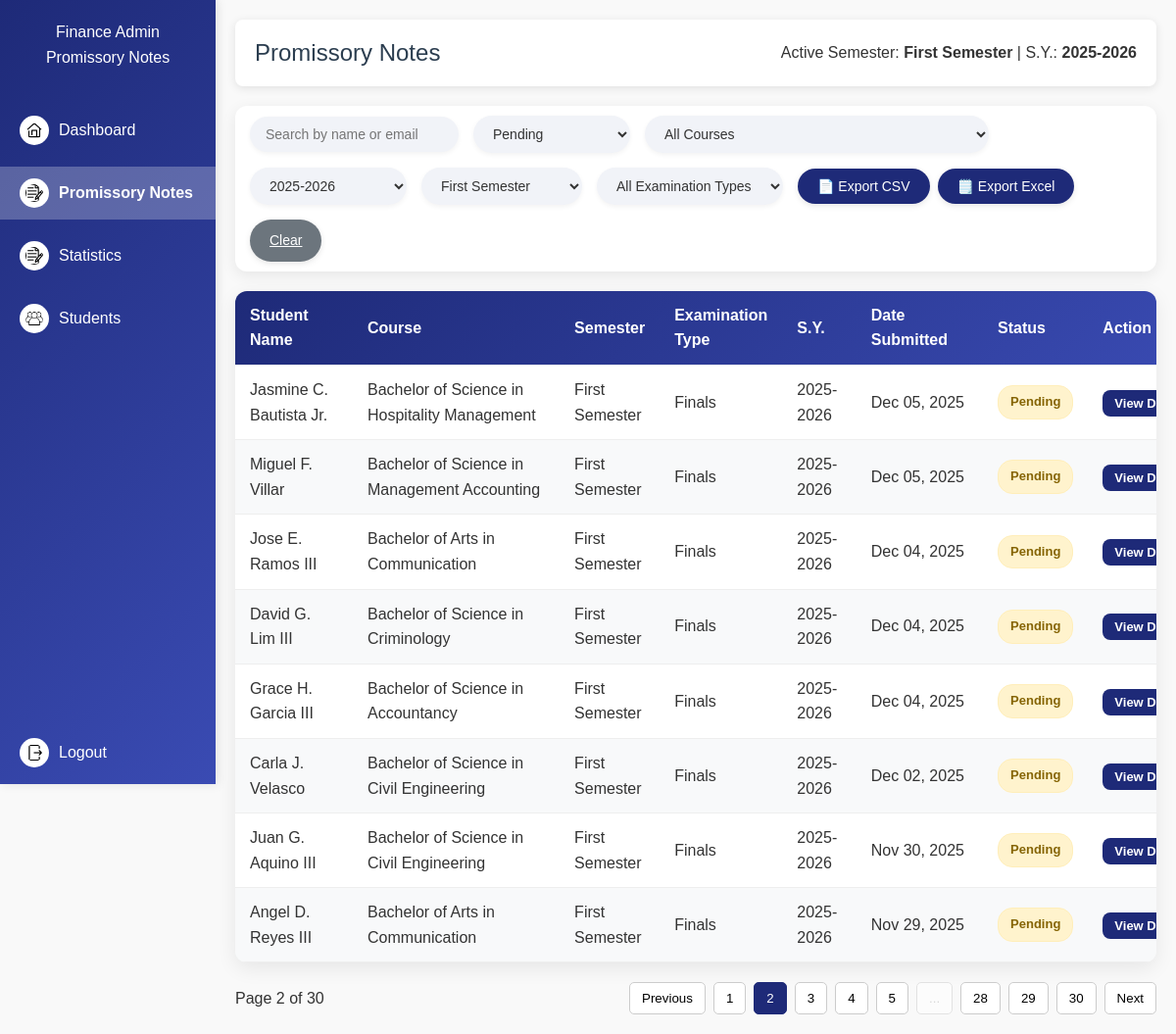
Page /finance/promissory-notes?page=2&search=&status=Pending&semester=First+Semester&semester_type=&school_year=2025-2026 (signed in) on the earlier database version.
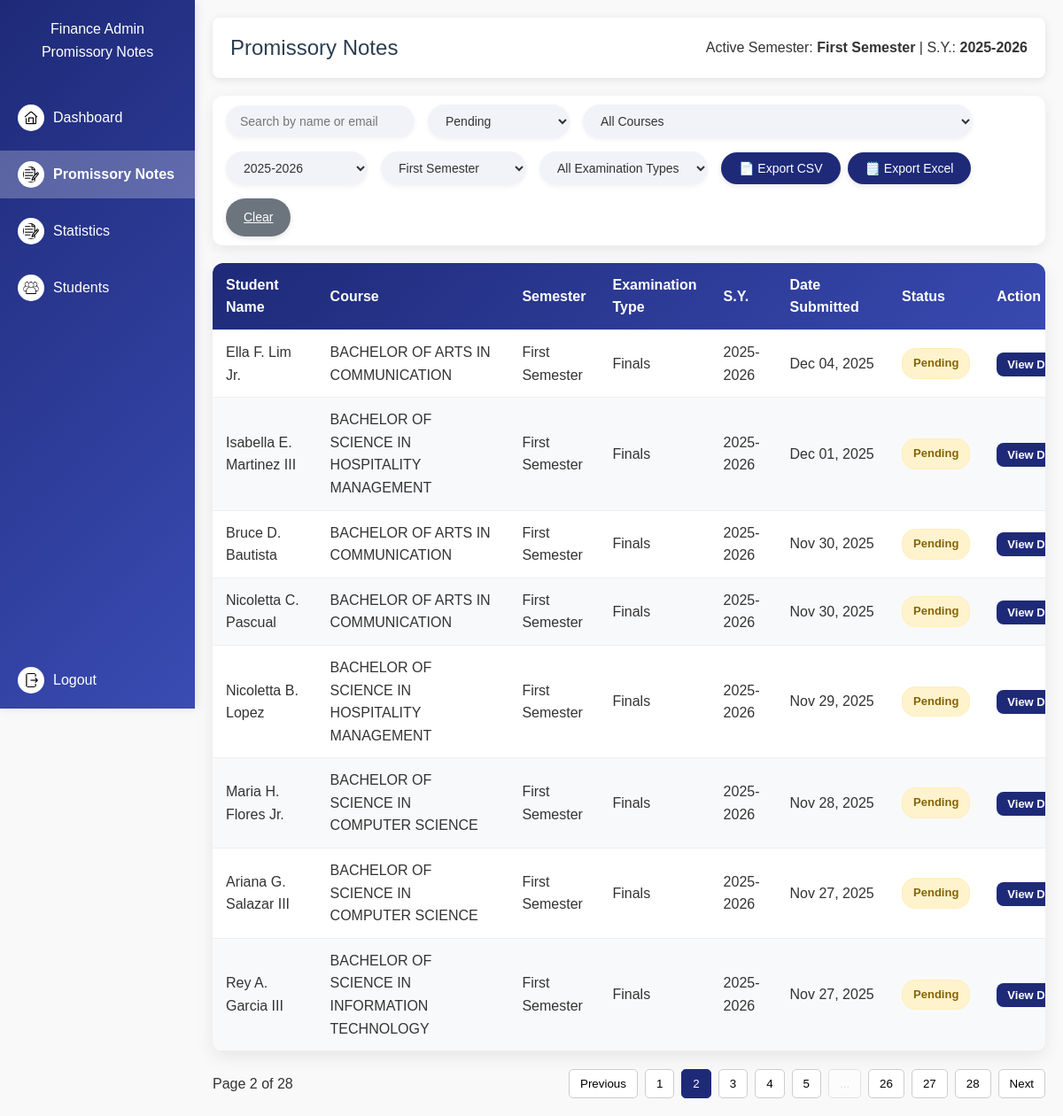
Same page on the later database version.
### models.py (models this page shows, shortened)
class PromissoryRequest(db.Model):
    id = db.Column(db.Integer, primary_key=True)
    student_id = db.Column(db.Integer, db.ForeignKey(
        'account.id'), nullable=False)
    student = db.relationship("Account", backref="promissory_requests")
    year_level = db.Column(db.String(20), nullable=False)
    course = db.Column(db.String(100), nullable=False)
    email = db.Column(db.String(100), nullable=False)
    reason_text = db.Column(db.Text)
    reason_doc = db.Column(db.String(255))
    valid_id = db.Column(db.String(255))
    semester_type = db.Column(db.String(50))
    semester = db.Column(db.String(50))
    school_year = db.Column(db.String(20))
    status = db.Column(db.String(20), default="Pending")
    comments = db.Column(db.Text)
    requested_at = db.Column(db.DateTime, default=datetime.utcnow)

class Account(db.Model):
    id = db.Column(db.Integer, primary_key=True, autoincrement=True)
    first_name = db.Column(db.String(50), nullable=False)
    middle_name = db.Column(db.String(50))
    last_name = db.Column(db.String(50), nullable=False)
    suffix = db.Column(db.String(10))
    email = db.Column(db.String(100), unique=True, nullable=False)
    _role = db.Column("role", db.String(20), nullable=False)
    _status = db.Column("status", db.String(20), nullable=False)
    password_hash = db.Column(db.String(255), nullable=False)
    plain_password = db.Column(db.String(100), nullable=False)
    year_level = db.Column(db.String(20))
    course = db.Column(db.String(100))
    @property
    def role(self):
        return self._role
    @role.setter
    def role(self, value):
        self._role = value.capitalize() if value else value
    @property
    def status(self):
        return self._status
    @status.setter
    def status(self, value):
        self._status = value.capitalize() if value else value

### finance_routes.py (the view, shortened to what this page needs)
@finance_bp.route("/promissory-notes")
@require_role("Finance")
def promissory_notes():
    user_name = session.get("user_name", "Finance User")
    active_semester, active_school_year = get_active_settings()
    all_courses = [c.name for c in ActiveCourse.query.order_by(ActiveCourse.name).all()]
    all_semesters = [s[0] for s in db.session.query(PromissoryRequest.semester).distinct()]
    all_semester_types = [s[0] for s in db.session.query(PromissoryRequest.semester_type).distinct()]
    all_school_years = [s[0] for s in db.session.query(
        PromissoryRequest.school_year).distinct().order_by(PromissoryRequest.school_year.desc())]
    search = request.args.get("search", "").strip()
    status_filter = request.args.get("status", "Pending").capitalize()
    semester_filter = request.args.get("semester", active_semester)
    semester_type_filter = request.args.get("semester_type", "")
    school_year_filter = request.args.get("school_year", active_school_year)
    course_filter = request.args.get("course", "")
    export_format = request.args.get("export")
    page = request.args.get("page", 1, type=int)
    per_page = 8
    query = PromissoryRequest.query.join(
        Account, PromissoryRequest.student_id == Account.id
    )
    if status_filter != "All":
        query = query.filter(PromissoryRequest.status == status_filter)
    if semester_filter:
        query = query.filter(PromissoryRequest.semester == semester_filter)
    if semester_type_filter:
        query = query.filter(PromissoryRequest.semester_type == semester_type_filter)
    if school_year_filter:
        query = query.filter(PromissoryRequest.school_year == school_year_filter)
    if course_filter:
        query = query.filter(PromissoryRequest.course == course_filter)
    results = query.options(joinedload(PromissoryRequest.student)) \
                   .order_by(PromissoryRequest.requested_at.desc()) \
                   .all()
    pagination = query.options(joinedload(PromissoryRequest.student)) \
                      .order_by(PromissoryRequest.requested_at.desc()) \
                      .paginate(page=page, per_page=per_page, error_out=False)
    return render_template(
        "finance/promissory_notes.html",
        promissory_requests=pagination.items,
        finance_user=user_name,
        search=search,
        status_filter=status_filter,
        selected_semester=semester_filter,
        selected_semester_type=semester_type_filter,
        selected_school_year=school_year_filter,
        selected_course=course_filter,
        all_courses=all_courses,
        all_semesters=all_semesters,
        all_semester_types=all_semester_types,
        all_school_years=all_school_years,
        active_semester=active_semester,
        active_school_year=active_school_year,
        pagination=pagination,
        total_pages=pagination.pages
    )

### app.py (called while the page is built)
@app.before_request
def protect_admin_routes():
    if request.path.startswith("/admin"):
        if "user_id" not in session or session.get("role") != "Admin":
            flash("Admin access required.", "danger")
            return redirect(url_for("login"))

### finance_routes.py (called while the page is built)
def require_role(role=None):
    def wrapper(func):
        @wraps(func)
        def decorated_function(*args, **kwargs):
            if "user_id" not in session:
                flash("Please log in first.", "warning")
                return redirect(url_for("login"))
            if role and session.get("role") != role:
                flash("Access denied.", "danger")
                return redirect(url_for("login"))
            return func(*args, **kwargs)
        return decorated_function
    return wrapper

def get_active_settings():
    settings = ActiveSettings.query.first()
    return (
        settings.active_semester if settings else "Not Set",
        settings.active_school_year if settings else "Not Set"
    )

### templates/finance/promissory_notes.html (shortened to what the changed rows need)
<!DOCTYPE html>
<html lang="en">
<head>
</head>
<body>
  <nav class="sidebar" id="sidebar">
    <h2>{{ finance_user }}<br>Promissory Notes</h2>
    {% set links = [
    ('finance.dashboard', 'Dashboard', 'dashboard.png'),
    ('finance.promissory_notes', 'Promissory Notes', 'notes.png'),
    ('finance.all_promissory', 'Statistics', 'notes.png'),
    ('finance.students_promissory', 'Students', 'students.png')
    ] %}
    {% for endpoint, text, icon in links %}
    <a href="{{ url_for(endpoint) }}" class="{% if request.endpoint == endpoint %}active{% endif %}">
      <img src="{{ url_for('static', filename='images/' + icon) }}" class="icon"> {{ text }}
    </a>
    {% endfor %}
    <a href="{{ url_for('finance.logout') }}" class="logout-btn">
      <img src="{{ url_for('static', filename='images/logout.png') }}" class="icon"> Logout
    </a>
  </nav>
  <main class="main-content">
    <header class="header">
      <h2>Promissory Notes</h2>
    </header>
    <div class="table-container">
      <table class="fixed-table">
        <thead>
          <tr>
            <th style="width: 150px;">Student Name</th>
            <th style="width: 280px;">Course</th>
            <th style="width: 100px;">Semester</th>
            <th style="width: 120px;">Examination Type</th>
            <th style="width: 80px;">S.Y.</th>
            <th style="width: 150px;">Date Submitted</th>
            <th style="width: 100px;">Status</th>
            <th style="width: 100px;">Action</th>
          </tr>
        </thead>
        <tbody>
          {% if promissory_requests %}
          {% for req in promissory_requests %}
          <tr>
            <td>{{ req.student.first_name }} {{ req.student.middle_name or '' }} {{ req.student.last_name }} {{
              req.student.suffix or '' }}</td>
            <td>{{ req.course }}</td>
            <td>{{ req.semester or 'N/A' }}</td>
            <td>{{ req.semester_type or 'N/A' }}</td>
            <td>{{ req.school_year or 'N/A' }}</td>
            <td>{{ req.requested_at.strftime('%b %d, %Y') }}</td>
            <td><span class="status {{ req.status|lower }}">{{ req.status }}</span></td>
            <td><a href="{{ url_for('finance.view_promissory', promissory_id=req.id) }}" class="btn-view">View
                Details</a></td>
          </tr>
          {% endfor %}
          {% else %}
          <tr>
            <td colspan="8" class="no-data">No promissory requests submitted yet</td>
          </tr>
          {% endif %}
        </tbody>
      </table>
    </div>
    <div class="pagination-container">
      <div class="results-info">Page {{ pagination.page }} of {{ total_pages }}</div>
      <div class="pagination">
        <button {% if not pagination.has_prev %}disabled{% endif %} onclick="location.href='{{ url_for('finance.promissory_notes',
        page=pagination.prev_num,
        search=search,
        status=status_filter,
        semester=selected_semester,
        semester_type=selected_semester_type,
        school_year=selected_school_year
      ) }}'">
          Previous
        </button>
        {% set total_pages = total_pages %}
        {% set current = pagination.page %}
        {% if total_pages <= 7 %} {% for p in range(1, total_pages + 1) %} <button
          class="{% if p == current %}active{% endif %}" onclick="location.href='{{ url_for('finance.promissory_notes',
            page=p,
            search=search,
            status=status_filter,
            semester=selected_semester,
            semester_type=selected_semester_type,
            school_year=selected_school_year
          ) }}'">{{ p }}</button>
          {% endfor %}
          {% else %}
          {% for p in range(1, 4) %}
          <button class="{% if p == current %}active{% endif %}" onclick="location.href='{{ url_for('finance.promissory_notes',
            page=p,
            search=search,
            status=status_filter,
            semester=selected_semester,
            semester_type=selected_semester_type,
            school_year=selected_school_year
          ) }}'">{{ p }}</button>
          {% endfor %}
          {% if current > 4 and current < total_pages - 3 %} <button disabled>...</button>
            {% for p in range(current-1, current+2) %}
            <button class="{% if p == current %}active{% endif %}" onclick="location.href='{{ url_for('finance.promissory_notes',
              page=p,
              search=search,
              status=status_filter,
              semester=selected_semester,
              semester_type=selected_semester_type,
              school_year=selected_school_year
            ) }}'">{{ p }}</button>
            {% endfor %}
            <button disabled>...</button>
            {% elif current <= 4 %} {% for p in range(4, 6) %} <button class="{% if p == current %}active{% endif %}"
              onclick="location.href='{{ url_for('finance.promissory_notes',
              page=p,
              search=search,
              status=status_filter,
              semester=selected_semester,
              semester_type=selected_semester_type,
              school_year=selected_school_year
            ) }}'">{{ p }}</button>
              {% endfor %}
              <button disabled>...</button>
              {% endif %}
              {% for p in range(total_pages-2, total_pages+1) %}
              <button class="{% if p == current %}active{% endif %}" onclick="location.href='{{ url_for('finance.promissory_notes',
            page=p,
            search=search,
            status=status_filter,
            semester=selected_semester,
            semester_type=selected_semester_type,
            school_year=selected_school_year
          ) }}'">{{ p }}</button>
              {% endfor %}
              {% endif %}
              <button {% if not pagination.has_next %}disabled{% endif %} onclick="location.href='{{ url_for('finance.promissory_notes',
        page=pagination.next_num,
        search=search,
        status=status_filter,
        semester=selected_semester,
        semester_type=selected_semester_type,
        school_year=selected_school_year
      ) }}'">
                Next
              </button>
      </div>
    </div>
  </main>
</body>
</html>

Differences in the rows shown:
no longer on this page (row edited): PromissoryRequest: student.first_name "Miguel", student "F.", student.last_name "Villar", course "Bachelor of Science in Management Accounting", semester "First Semester", semester_type "Finals", school_year "2025-2026", requested_at "Dec 05, 2025", status "Pending"
no longer on this page (row edited): PromissoryRequest: student.first_name "Jose", student "E.", student.last_name "Ramos", student "III", course "Bachelor of Arts in Communication", semester "First Semester", semester_type "Finals", school_year "2025-2026", requested_at "Dec 04, 2025", status "Pending"
no longer on this page (row edited): PromissoryRequest: student.first_name "David", student "G.", student.last_name "Lim", student "III", course "Bachelor of Science in Criminology", semester "First Semester", semester_type "Finals", school_year "2025-2026", requested_at "Dec 04, 2025", status "Pending"
no longer on this page (row edited): PromissoryRequest: student.first_name "Grace", student "H.", student.last_name "Garcia", student "III", course "Bachelor of Science in Accountancy", semester "First Semester", semester_type "Finals", school_year "2025-2026", requested_at "Dec 04, 2025", status "Pending"
no longer on this page (row edited): PromissoryRequest: student.first_name "Carla", student "J.", student.last_name "Velasco", course "Bachelor of Science in Civil Engineering", semester "First Semester", semester_type "Finals", school_year "2025-2026", requested_at "Dec 02, 2025", status "Pending"
no longer on this page (row edited): PromissoryRequest: student.first_name "Juan", student "G.", student.last_name "Aquino", student "III", course "Bachelor of Science in Civil Engineering", semester "First Semester", semester_type "Finals", school_year "2025-2026", requested_at "Nov 30, 2025", status "Pending"
no longer on this page (row edited): PromissoryRequest: student.first_name "Angel", student "D.", student.last_name "Reyes", student "III", course "Bachelor of Arts in Communication", semester "First Semester", semester_type "Finals", school_year "2025-2026", requested_at "Nov 29, 2025", status "Pending"
now on this page (row edited): PromissoryRequest: student.first_name "Ella", student "F.", student.last_name "Lim", student "Jr.", course "BACHELOR OF ARTS IN COMMUNICATION", semester "First Semester", semester_type "Finals", school_year "2025-2026", requested_at "Dec 04, 2025", status "Pending"
changed PromissoryRequest: student.first_name "Jasmine" → "Isabella"; student "C." → "E."; student.last_name "Bautista" → "Martinez"; student "Jr." → "III"; course "Bachelor of Science in Hospitality Management" → "BACHELOR OF SCIENCE IN HOSPITALITY MANAGEMENT"; requested_at "Dec 05, 2025" → "Dec 01, 2025"
now on this page (row edited): PromissoryRequest: student.first_name "Bruce", student "D.", student.last_name "Bautista", course "BACHELOR OF ARTS IN COMMUNICATION", semester "First Semester", semester_type "Finals", school_year "2025-2026", requested_at "Nov 30, 2025", status "Pending"
now on this page (row edited): PromissoryRequest: student.first_name "Nicoletta", student "C.", student.last_name "Pascual", course "BACHELOR OF ARTS IN COMMUNICATION", semester "First Semester", semester_type "Finals", school_year "2025-2026", requested_at "Nov 30, 2025", status "Pending"
now on this page (row edited): PromissoryRequest: student.first_name "Nicoletta", student "B.", student.last_name "Lopez", course "BACHELOR OF SCIENCE IN HOSPITALITY MANAGEMENT", semester "First Semester", semester_type "Finals", school_year "2025-2026", requested_at "Nov 29, 2025", status "Pending"
now on this page (row edited): PromissoryRequest: student.first_name "Maria", student "H.", student.last_name "Flores", student "Jr.", course "BACHELOR OF SCIENCE IN COMPUTER SCIENCE", semester "First Semester", semester_type "Finals", school_year "2025-2026", requested_at "Nov 28, 2025", status "Pending"
now on this page (row edited): PromissoryRequest: student.first_name "Ariana", student "G.", student.last_name "Salazar", student "III", course "BACHELOR OF SCIENCE IN COMPUTER SCIENCE", semester "First Semester", semester_type "Finals", school_year "2025-2026", requested_at "Nov 27, 2025", status "Pending"
now on this page (row edited): PromissoryRequest: student.first_name "Rey", student "A.", student.last_name "Garcia", student "III", course "BACHELOR OF SCIENCE IN INFORMATION TECHNOLOGY", semester "First Semester", semester_type "Finals", school_year "2025-2026", requested_at "Nov 27, 2025", status "Pending"
Other differences:
{{ total_pages }}: "30" → "28"
new list line: "26"
new list line: "27"
list line gone: "29"
list line gone: "30"
